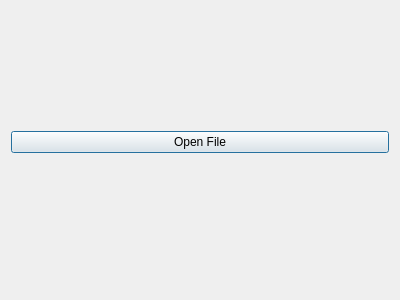
<?xml version="1.0" encoding="UTF-8"?>
<ui version="4.0">
    <class>InformationDialog</class>
    <widget class="QDialog" name="InformationDialog">
        <property name="geometry">
            <rect>
                <x>0</x>
                <y>0</y>
                <width>400</width>
                <height>300</height>
            </rect>
        </property>
        <property name="windowTitle">
            <string>Dialog</string>
        </property>
        <layout class="QVBoxLayout" name="verticalLayout">
            <item>
                <widget class="QLabel" name="pathLabel"/>
            </item>
            <item>
                <widget class="QLabel" name="sizeLabel"/>
            </item>
            <item>
                <widget class="QLabel" name="createdLabel"/>
            </item>
            <item>
                <widget class="QLabel" name="modifiedLabel"/>
            </item>
            <item>
                <widget class="QLabel" name="permissionsLabel"/>
            </item>
            <item>
                <widget class="QLabel" name="typeLabel"/>
            </item>
            <item>
                <widget class="QPushButton" name="openButton">
                    <property name="text">
                        <string>Open File</string>
                    </property>
                </widget>
            </item>
            <item>
                <spacer name="verticalSpacer">
                    <property name="orientation">
                        <enum>Qt::Vertical</enum>
                    </property>
                    <property name="sizeHint" stdset="0">
                        <size>
                            <width>20</width>
                            <height>40</height>
                        </size>
                    </property>
                </spacer>
            </item>
        </layout>
    </widget>
    <layoutdefault spacing="6" margin="11"/>
    <resources/>
    <connections/>
</ui>
